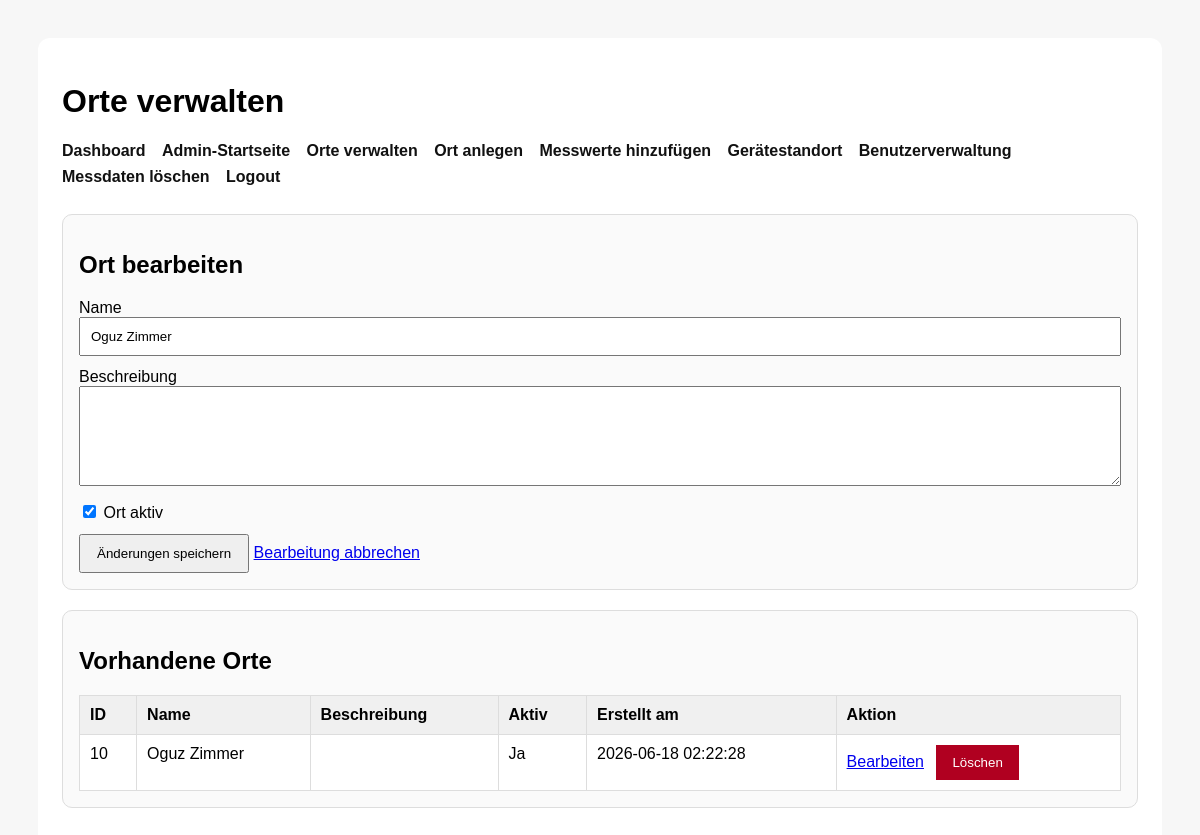
Screenshot of /WEBSITE/admin_locations.php?edit_id=10 (signed in) with the database file from the repository.
### tables this page shows
CREATE TABLE `locations` (
  `id` int(11) NOT NULL AUTO_INCREMENT,
  `name` varchar(150) NOT NULL,
  `beschreibung` text DEFAULT NULL,
  `aktiv` tinyint(1) NOT NULL DEFAULT 1,
  `created_at` timestamp NOT NULL DEFAULT current_timestamp(),
  PRIMARY KEY (`id`)
);

### WEBSITE/admin_locations.php (the view, shortened to what this page needs)
<?php
require_once 'db.php';
$editLocation = null;
if (isset($_GET['edit_id'])) {
    $editId = (int)($_GET['edit_id']);
    if ($editId > 0) {
        $stmt = $pdo->prepare("
            SELECT id, name, beschreibung, aktiv
            FROM locations
            WHERE id = :id
            LIMIT 1
        ");
        $stmt->execute([':id' => $editId]);
        $editLocation = $stmt->fetch(PDO::FETCH_ASSOC);
    }
}
$stmt = $pdo->query("
    SELECT id, name, beschreibung, aktiv, created_at
    FROM locations
    ORDER BY id DESC
");
$locations = $stmt->fetchAll(PDO::FETCH_ASSOC);
?>
<!DOCTYPE html>
<html lang="de">
<head>
</head>
<body>
    <div class="box">
        <h1>Orte verwalten</h1>
        <div class="toplinks">
            <a href="dashboard.php">Dashboard</a>
            <a href="admin.php">Admin-Startseite</a>
            <a href="admin_locations.php">Orte verwalten</a>
            <a href="add_location.php">Ort anlegen</a>
            <a href="add_measurement.php">Messwerte hinzufügen</a>
            <a href="device_location.php">Gerätestandort</a>
            <a href="admin_users.php">Benutzerverwaltung</a>
            <a href="delete_measurements.php">Messdaten löschen</a>
            <a href="logout.php">Logout</a>
        </div>
        <?php if ($editLocation): ?>
            <div class="card">
                <h2>Ort bearbeiten</h2>
                <form method="post" class="form-grid">
                    <div>
                        <label for="edit_name">Name</label>
                        <input type="text" id="edit_name" name="name" value="<?= htmlspecialchars($editLocation['name']) ?>" required>
                    </div>
                    <div>
                        <label for="edit_beschreibung">Beschreibung</label>
                        <textarea id="edit_beschreibung" name="beschreibung"><?= htmlspecialchars($editLocation['beschreibung']) ?></textarea>
                    </div>
                    <div>
                        <label>
                            <input type="checkbox" name="aktiv" value="1" <?= (int)$editLocation['aktiv'] === 1 ? 'checked' : '' ?>>
                            Ort aktiv
                        </label>
                    </div>
                    <div>
                        <button type="submit">Änderungen speichern</button>
                        <a href="admin_locations.php">Bearbeitung abbrechen</a>
                    </div>
                </form>
            </div>
        <?php endif; ?>
        <div class="card">
            <h2>Vorhandene Orte</h2>
            <table>
                <thead>
                    <tr>
                        <th>ID</th>
                        <th>Name</th>
                        <th>Beschreibung</th>
                        <th>Aktiv</th>
                        <th>Erstellt am</th>
                        <th>Aktion</th>
                    </tr>
                </thead>
                <tbody>
                    <?php if (!empty($locations)): ?>
                        <?php foreach ($locations as $location): ?>
                            <tr>
                                <td><?= (int)$location['id'] ?></td>
                                <td><?= htmlspecialchars($location['name']) ?></td>
                                <td><?= nl2br(htmlspecialchars($location['beschreibung'])) ?></td>
                                <td><?= (int)$location['aktiv'] === 1 ? 'Ja' : 'Nein' ?></td>
                                <td><?= htmlspecialchars($location['created_at']) ?></td>
                                <td class="action-links">
                                    <a href="admin_locations.php?edit_id=<?= (int)$location['id'] ?>">Bearbeiten</a>
                                    <form method="post" onsubmit="return confirm('Diesen Ort wirklich löschen?');">
                                        <button type="submit" class="danger-button">Löschen</button>
                                    </form>
                                </td>
                            </tr>
                        <?php endforeach; ?>
                    <?php else: ?>
                        <tr>
                            <td colspan="6">Noch keine Orte vorhanden.</td>
                        </tr>
                    <?php endif; ?>
                </tbody>
            </table>
        </div>
    </div>
</body>
</html>

### WEBSITE/admin_locations.php (style rules this page uses)
body { font-family: Arial, sans-serif; padding: 30px; background: #f7f7f7; }
.box { max-width: 1100px; margin: 0 auto; background: #fff; padding: 24px; border-radius: 12px; }
.toplinks { margin-bottom: 20px; }
.toplinks a { display: inline-block; margin-right: 12px; margin-bottom: 8px; text-decoration: none; color: #111; font-weight: bold; }
.card { border: 1px solid #ddd; border-radius: 10px; padding: 16px; margin-bottom: 20px; background: #fafafa; }
.form-grid { display: grid; gap: 12px; }
input[type="text"], textarea { width: 100%; padding: 10px; box-sizing: border-box; }
textarea { min-height: 100px; resize: vertical; }
button { padding: 10px 16px; cursor: pointer; }
.danger-button { background: #b00020; color: #fff; border: none; }
table { width: 100%; border-collapse: collapse; background: #fff; }
th, td { border: 1px solid #ddd; padding: 10px; text-align: left; vertical-align: top; }
th { background: #f0f0f0; }
.action-links a, .action-links form { display: inline-block; margin-right: 8px; }
.action-links form { margin: 0; }

### rows the page displays
locations: name "Oguz Zimmer", aktiv "☑", id "10", shows "Ja", created_at "2026-06-18 02:22:28"
